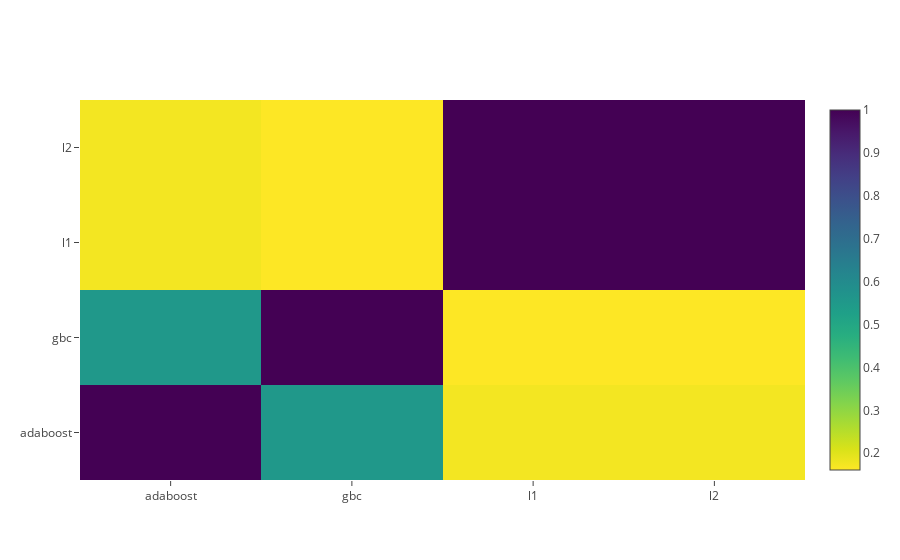

Notebook code cell kept with this figure:
### Markdown cell above
**Correlation Heatmap of the Second Level Training set**

### Code cell
data = [
    go.Heatmap(
        z= base_predictions_train.astype(float).corr().values ,
        x=base_predictions_train.columns.values,
        y= base_predictions_train.columns.values,
          colorscale='Viridis',
            showscale=True,
            reversescale = True
    )
]
py.iplot(data, filename='labelled-heatmap')

### Figure 1 — Plotly figure (JSON) as saved in the notebook; plotly's stock layout.template omitted (floating-point values rounded to 4 significant figures)
{"data": [{"colorscale": "Viridis", "reversescale": true, "showscale": true, "type": "heatmap", "uid": "d8e620c0-e447-475a-aed6-74fd47dd7211", "x": ["adaboost", "gbc", "l1", "l2"], "y": ["adaboost", "gbc", "l1", "l2"], "z": [[1, 0.5544, 0.1748, 0.1748], [0.5544, 1, 0.1609, 0.1609], [0.1748, 0.1609, 1, 1], [0.1748, 0.1609, 1, 1]]}], "layout": {}}
